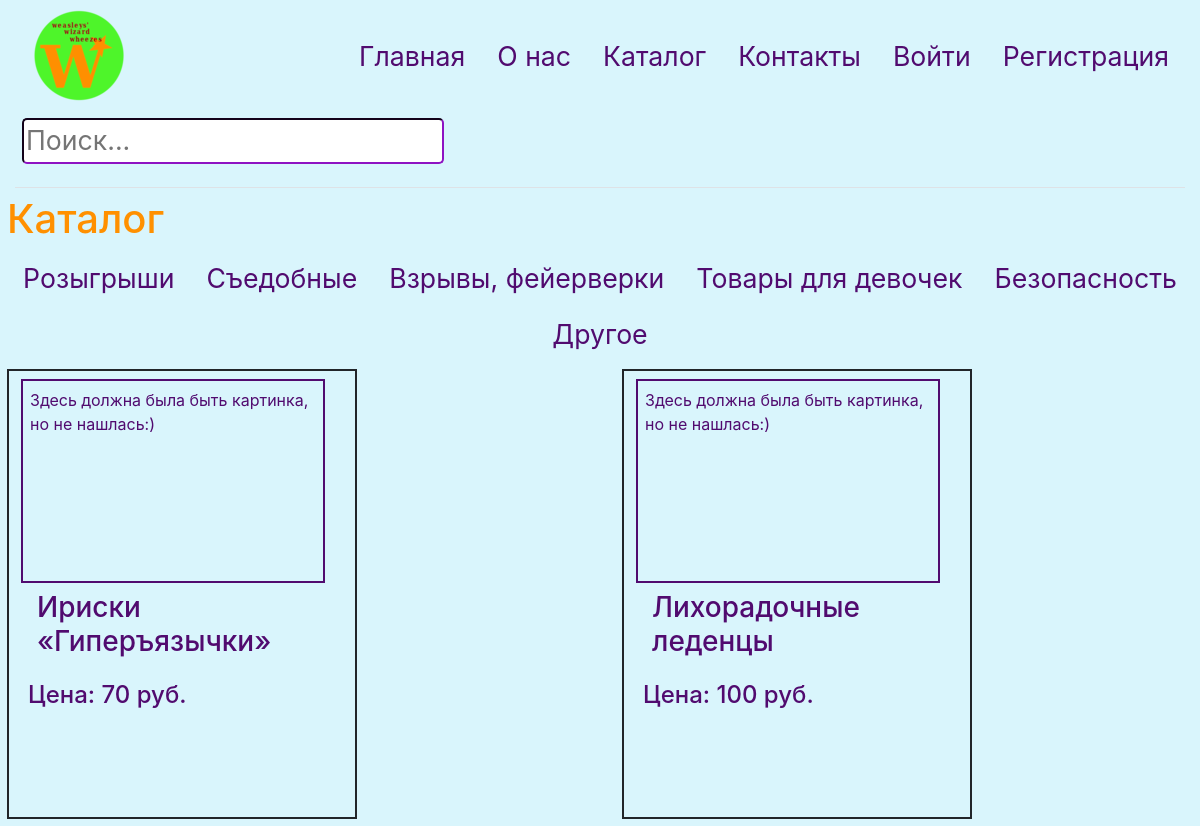
/catalog, run on the app's committed database.
### data/products.py (models this page shows)
class Products(SqlAlchemyBase):
    __tablename__ = 'products'
    id = sqlalchemy.Column(sqlalchemy.Integer, primary_key=True, autoincrement=True)
    title = sqlalchemy.Column(sqlalchemy.String, nullable=True)
    description = sqlalchemy.Column(sqlalchemy.String, nullable=True)
    photos = sqlalchemy.Column(sqlalchemy.String, nullable=True)
    cost = sqlalchemy.Column(sqlalchemy.Integer, nullable=True)
    created_date = sqlalchemy.Column(sqlalchemy.DateTime, default=datetime.datetime.now)
    category_id = sqlalchemy.Column(sqlalchemy.Integer, sqlalchemy.ForeignKey("category.id"))
    category = orm.relationship('Category')

### main.py (the view)
@app.route('/catalog')
def catalog():
    db_sess = db_session.create_session()
    products = db_sess.query(Products)
    return render_template('catalog.html', title='Каталог', products=products, category=category)

### data/db_session.py (called while the page is built)
def create_session() -> Session:
    global __factory
    return __factory()

### templates/catalog.html
{% extends 'base.html' %}
{% block content%}
<h1 class="orange-text">{{ title }}</h1>
<ul class="nav justify-content-center">
    {% for item in category%}
    <li><a href=/catalog/{{ item[1] }} class="nav-link">{{item[0]}}</a></li>
    {% endfor %}
</ul>
<div class="row">
    {% for item in products%}
    <div class="col">
        <div class="container-product">
            <div class="container-photo">
                {% if item.photos %}
                <a><img width="300" height="200" src={{ url_for('static', filename=item.photos.split(';')[0])}}></a>
                {% else %}
                <p class="purple-text">Здесь должна была быть картинка, но не нашлась:)</p>
                {% endif %}
            </div>
            <li class="nav"><a href=/product/{{ item.id }} class="nav-link"><h3>{{item.title}}</h3></a></li>
            <h4 class="purple-text">Цена: {{item.cost}} руб.</h4>
        </div>
    </div>
    {% endfor %}
</div>
{% endblock%}

### templates/base.html (shortened to what this page needs)
<!doctype html>
<html lang="en">
<head>
<link rel="stylesheet" type="text/css" href={{ url_for('static', filename='css/style.css')}} />
    <link rel="stylesheet"
          href="https://stackpath.bootstrapcdn.com/bootstrap/4.4.1/css/bootstrap.min.css"
>
</head>
<body class="back">
<main>
    <div class="container-fluid">
        <header class="d-flex flex-wrap align-items-center justify-content-center justify-content-md-between border-bottom">
            <li class="nav"><a href="/home" class="nav-link"><img src="/static/icon.png" alt="здесь должна была быть картинка, но не нашлась"></a></li>
            <ul class="nav justify-content-center">
                <li><a href="/home" class="nav-link">Главная</a></li>
                <li><a href="/about" class="nav-link">О нас</a></li>
                <li><a href="/catalog" class="nav-link">Каталог</a></li>
                <li><a href="/contact" class="nav-link">Контакты</a></li>
                {% if current_user.is_authenticated %}
                    <li><a href="/account" class="nav-link">Аккаунт</a></li>
                    <li><a href="/exit" class="nav-link">Выйти</a></li>
                {% else %}
                    <li><a href="/login" class="nav-link">Войти</a></li>
                    <li><a href="/register" class="nav-link">Регистрация</a></li>
                {% endif %}
            </ul>
            <div class="form-group">
                <input type="search" class="form1" id="Search" placeholder="Поиск...">
            </div>
        </header>
    </div>
</main>
{% block content %}{% endblock %}
</body>
</html>

### static/css/style.css (style rules this page uses)
.nav-link { color: #510B6F; font-size: 20pt; }
.form1 { color: #510B6F; font-size: 20pt; border-color: #510B6F; border-radius: 5px; margin: 7px 7px 7px 7px; }
.container-product { width: 350px; height: 450px; border: 2px solid; padding: 8px 12px; margin: 7px 7px 7px 7px; }
.purple-text { color: #510B6F; margin: 7px 7px 7px 7px; }
.back { background-color: #D9F5FC; }
.orange-text { color: #ff9000; margin: 7px 7px 7px 7px; }
.container-photo { width: 304px; height: 204px; border: 2px solid #510B6F; }

### data on the page
Products: shows "Здесь должна была быть картинка, но не нашлась:)", title "Ириски «Гиперъязычки»", cost "70"
Products: shows "Здесь должна была быть картинка, но не нашлась:)", title "Лихорадочные леденцы", cost "100"

### other printed values
{{ title }} "Каталог"
{{ item[0] }} "Розыгрыши" "Съедобные" "Взрывы, фейерверки" "Товары для девочек" "Безопасность" "Другое"
